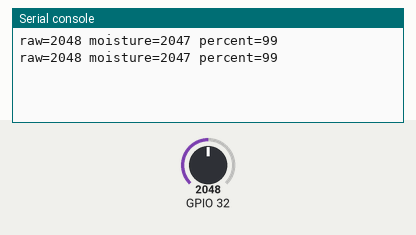
A program run on a simulated ESP32 board running MicroPython. On the bench: the last lines printed to the serial console. The test bench sets the inputs (shaded band); at power-on: GPIO 32 = 2048 (analog values on the 0–4095 scale).

Above: at 1.2 s.
1.3 s: GPIO 32 set to 2866
At 2.6 s:
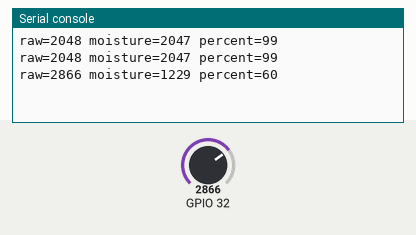
2.8 s: GPIO 32 set to 3603
At 3.8 s:
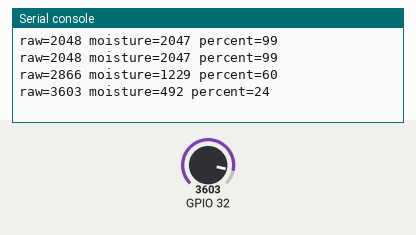
Timing chart, 0 to 5.8 s (numbered marks = the images above; inputs shaded):
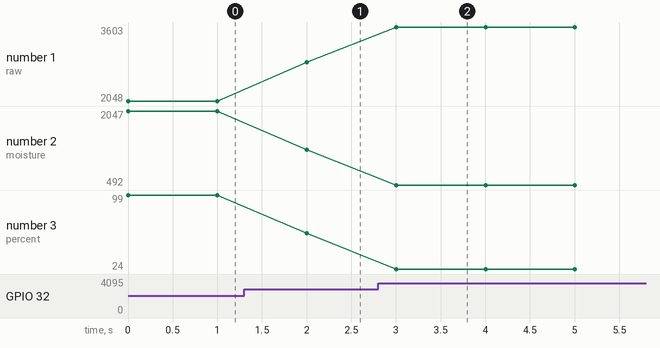

Measured:
- after the input at 1.3 s, the serial console: prints a new line after 0.70 s (image 1)
- after the input at 2.8 s, the serial console: prints a new line after 0.20 s (image 2)
- plotted number 1: 2048 → 2866 after the input at 1.3 s, 2866 → 3603 after the input at 2.8 s
- plotted number 2: 2047 → 1229 after the input at 1.3 s, 1229 → 492 after the input at 2.8 s
- plotted number 3: 99 → 60 after the input at 1.3 s, 60 → 24 after the input at 2.8 s

The program:

class_capacitive_soil_moisture_sensor.py
```python
from machine import Pin, ADC
"""
class_capacitive_soil_moisture_sensor.py — Capacitive soil moisture sensor via ADC.

The raw 12-bit ADC value (0–4095) is mapped to an absolute moisture range
(0–2048) and then to a percentage (0–100 %).  Un-saturated soil reads low;
fully saturated / submerged sensor reads at the high end.

Usage::

    from class_capacitive_soil_moisture_sensor import MoistureSensor
    sensor = MoistureSensor(pin=32)
    print(sensor.get_moisture(), "%")

Hardware:
    - Capacitive soil moisture sensor AOUT → GPIO 32 (default, ADC1_CH4)
"""
import sys
import time


class MoistureSensor():
    """ Class to connect your ESP32 to a capacitive soil moisture sensor

    """

    def __init__(self, pin=32):
        self.moisture = 0
        self.pin = pin
        self.sensor = ADC(Pin(pin))
        self.sensor.read()
        # values from 2048 - 4095
        self.offset = 2048
        self.oldmoisture=0

    def get_moisture_raw(self):
        """Return the raw 12-bit ADC reading (0–4095)."""
        moisture = self.sensor.read()
#        moisture -= self.offset + self.offset
        return moisture

    def get_moisture_abs(self):
        """
        Return absolute moisture in the range 0–2048.

        The sensor output is inverted (dry → high ADC, wet → low ADC),
        so the value is reflected around 4095.
        """
        moisture = self.sensor.read()
#        moisture -= self.offset + self.offset
        moisture = moisture - 4095
        moisture *= -1
        if moisture < 0:
            moisture = 0
        if moisture > 2048:
            moisture = 2048
        return moisture

    def get_moisture(self):
        """
        Return soil moisture as an integer percentage (0–100).

        Returns:
            int: Moisture percentage derived from ``get_moisture_abs()``.
        """
        moisture = self.get_moisture_abs()
        # values from 0 - 2048
        percent = (moisture)/(2048*100)*100
        percent = int(percent*100)
        return percent

    def get_oldmoisture(self):
        return self.oldmoisture

    def set_oldmoisture(self,old):
        self.oldmoisture=old


def main():
    sensor = MoistureSensor()
    while True:
        raw = sensor.get_moisture_raw()
        percent = sensor.get_moisture()
        moisture = sensor.get_moisture_abs()

        print(f"raw={raw} moisture={moisture} percent={percent} ")
        time.sleep(1)


if __name__ == '__main__':
    sys.exit(main())
```
